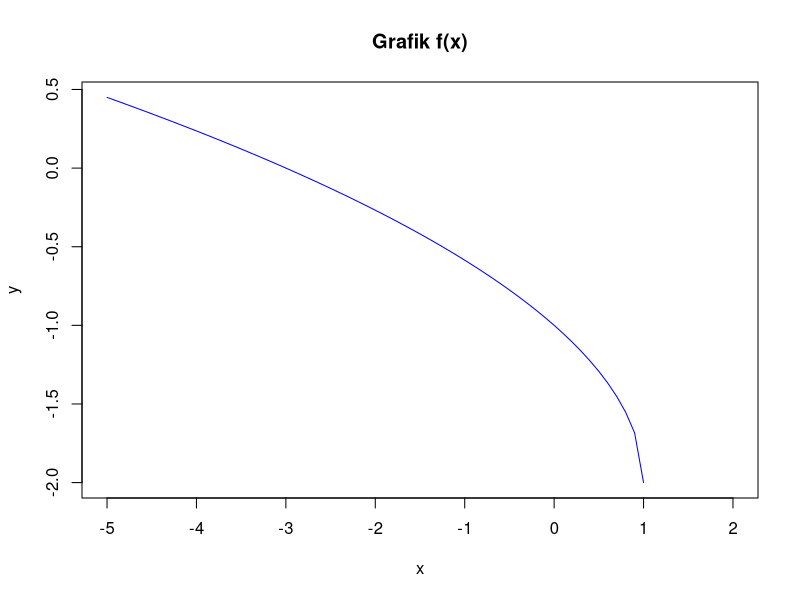
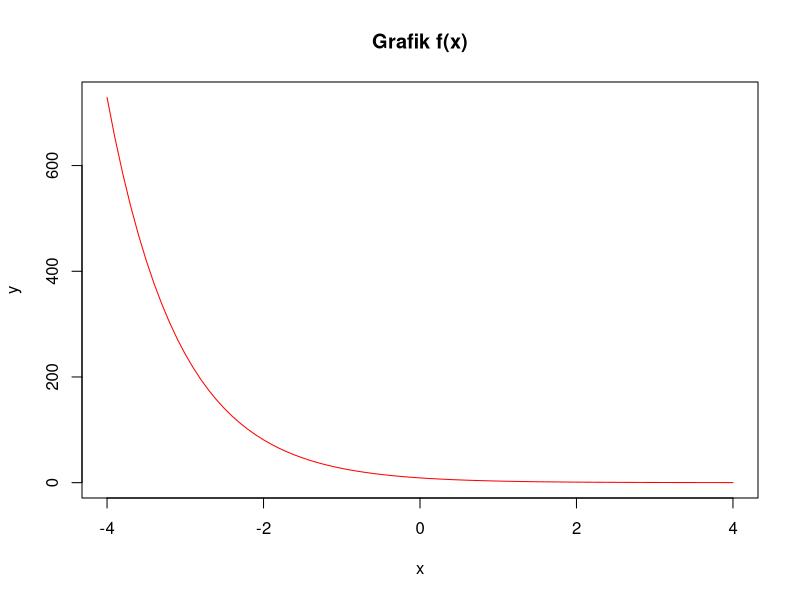
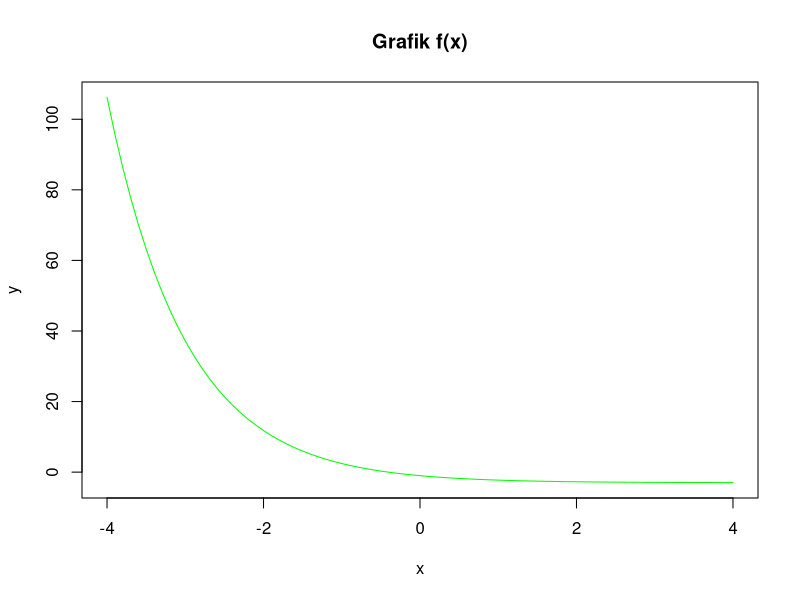

R code for these plots, in order:
## ---- chunk 1
x <- seq(-5, 2, .1)
plot(x, -2 + sqrt(1-x), 
main='Grafik f(x)', 
ylab='y',
xlab='x',
type='l',
col='blue')
## ---- chunk 2
x <- seq(-4, 4, .1)
plot(x, 3^(2-x), 
main='Grafik f(x)', 
ylab='y',
xlab='x',
type='l',
col='red')
## ---- chunk 3
x <- seq(-4, 4, .1)
plot(x, 2*exp(-x) -3, 
main='Grafik f(x)', 
ylab='y',
xlab='x',
type='l',
col='green')
